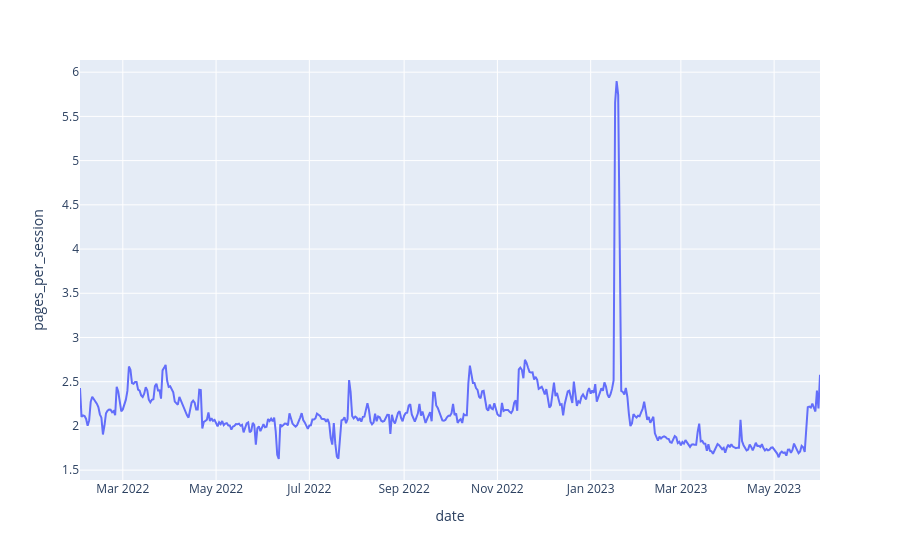

This figure's notebook cell:
### Code cell
# grammys graph
px.line(grammys, x = 'date', y = 'pages_per_session')

### Figure 1 — Plotly figure (JSON) as saved in the notebook; plotly's stock layout.template omitted (floating-point values rounded to 4 significant figures; data arrays with more than 128 entries replaced by an {"elided": "..."} marker saying what was removed)
{"data": [{"hovertemplate": "date=%{x}<br>pages_per_session=%{y}<extra></extra>", "legendgroup": "", "line": {"color": "#636efa", "dash": "solid"}, "marker": {"symbol": "circle"}, "mode": "lines", "name": "", "orientation": "v", "showlegend": false, "type": "scatter", "x": {"elided": "485 str values"}, "xaxis": "x", "y": {"elided": "485 float values"}, "yaxis": "y"}], "layout": {"legend": {"tracegroupgap": 0}, "margin": {"t": 60}, "xaxis": {"anchor": "y", "domain": [0, 1], "title": {"text": "date"}}, "yaxis": {"anchor": "x", "domain": [0, 1], "title": {"text": "pages_per_session"}}}}
